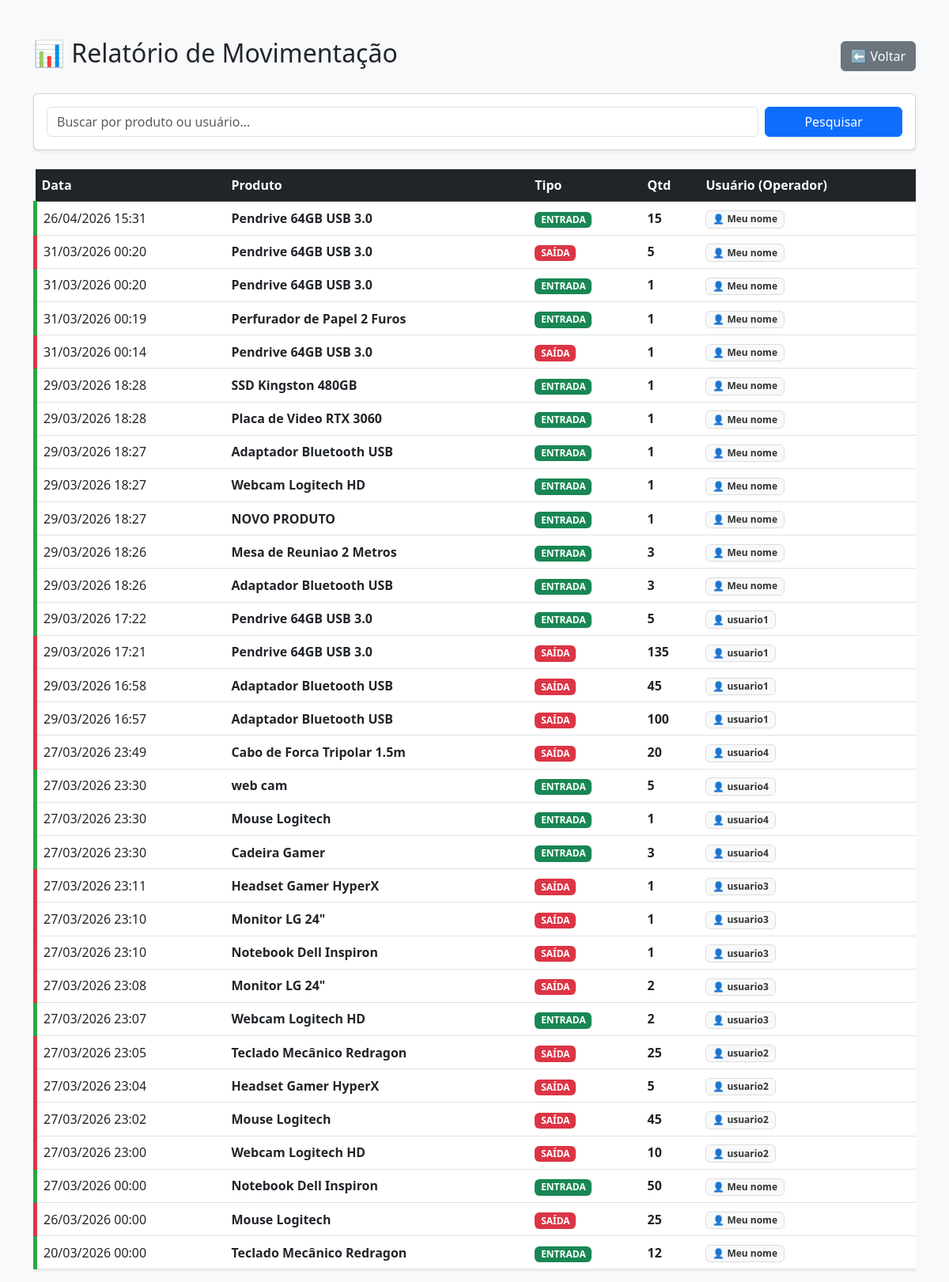
The app's page /public/movimentacao.php (signed in) with its own data.
### tables this page shows
CREATE TABLE IF NOT EXISTS `movimentacoes` (
  `id` int NOT NULL AUTO_INCREMENT,
  `produto_id` int DEFAULT NULL,
  `tipo` enum('entrada','saida') DEFAULT NULL,
  `quantidade` int DEFAULT NULL,
  `data` datetime DEFAULT CURRENT_TIMESTAMP,
  `usuarioid` int NOT NULL,
  PRIMARY KEY (`id`),
  KEY `produto_id` (`produto_id`),
  KEY `fk_movimentacoes_usuarios` (`usuarioid`)
);

CREATE TABLE IF NOT EXISTS `produtos` (
  `id` int NOT NULL AUTO_INCREMENT,
  `nome` varchar(150) NOT NULL,
  `categoria_id` int DEFAULT NULL,
  `fornecedor_id` int DEFAULT NULL,
  `quantidade` int DEFAULT '0',
  `preco` decimal(10,2) DEFAULT NULL,
  `descricao` text,
  `created_at` timestamp NULL DEFAULT CURRENT_TIMESTAMP,
  PRIMARY KEY (`id`),
  KEY `categoria_id` (`categoria_id`),
  KEY `fornecedor_id` (`fornecedor_id`)
);

CREATE TABLE IF NOT EXISTS `usuarios` (
  `id` int NOT NULL AUTO_INCREMENT,
  `nomeusuario` varchar(100) NOT NULL,
  `email` varchar(100) NOT NULL,
  `senha` varchar(255) NOT NULL,
  `failed_attempts` int DEFAULT '0',
  `lock_until` datetime DEFAULT NULL,
  PRIMARY KEY (`id`),
  UNIQUE KEY `email` (`email`),
  KEY `fkusuarioid` (`id`)
);

### public/movimentacao.php (the view, shortened to what this page needs)
<?php
require_once '../src/helpers.php';
$db = new Database();
$pdo = $db->conectar();
$busca = $_GET['busca'] ?? '';
$sql = "SELECT m.id, m.tipo, m.quantidade, m.data,
               p.nome AS produto_nome,
               u.nomeusuario AS operador
        FROM movimentacoes m
        INNER JOIN produtos p ON m.produto_id = p.id
        LEFT JOIN usuarios u ON m.usuarioid = u.id";
try {
    if (!empty($busca)) {
        $sql .= " WHERE p.nome LIKE ? OR u.nomeusuario LIKE ? ORDER BY m.data DESC";
        $stmt = $pdo->prepare($sql);
        $stmt->execute(["%$busca%", "%$busca%"]);
    } else {
        $sql .= " ORDER BY m.data DESC";
        $stmt = $pdo->query($sql);
    }
    $movimentacoes = $stmt->fetchAll(PDO::FETCH_ASSOC);
} catch (PDOException $e) {
    die("Erro Crítico no Sistema: " . $e->getMessage());
}
?>
<!DOCTYPE html>
<html lang="pt-br">
<head>
    <link href="https://cdn.jsdelivr.net/npm/bootstrap@5.3.0/dist/css/bootstrap.min.css" rel="stylesheet">
</head>
<body class="bg-light">
<div class="container mt-5">
    <div class="d-flex justify-content-between align-items-center mb-4">
        <h2>📊 Relatório de Movimentação</h2>
        <a href="produto.php" class="btn btn-secondary">⬅ Voltar</a>
    </div>
    <div class="card mb-4 shadow-sm">
        <div class="card-body">
            <form method="GET" class="row g-2">
                <div class="col-md-10">
                    <input type="text" name="busca" class="form-control"
                           placeholder="Buscar por produto ou usuário..."
                           value="<?= htmlspecialchars($busca) ?>">
                </div>
                <div class="col-md-2">
                    <button class="btn btn-primary w-100">Pesquisar</button>
                </div>
            </form>
        </div>
    </div>
    <div class="table-responsive">
        <table class="table table-hover bg-white shadow-sm align-middle">
            <thead class="table-dark">
                <tr>
                    <th>Data</th>
                    <th>Produto</th>
                    <th>Tipo</th>
                    <th>Qtd</th>
                    <th>Usuário (Operador)</th>
                </tr>
            </thead>
            <tbody>
                <?php if (empty($movimentacoes)): ?>
                <tr>
                    <td colspan="5" class="text-center text-muted p-4">Nenhum registro encontrado.</td>
                </tr>
                <?php else: ?>
                    <?php foreach ($movimentacoes as $m): ?>
                    <tr class="<?= $m['tipo'] == 'entrada' ? 'entrada' : 'saida' ?>">
                        <td><?= date('d/m/Y H:i', strtotime($m['data'])) ?></td>
                        <td><strong><?= htmlspecialchars($m['produto_nome']) ?></strong></td>
                        <td>
                            <?php if ($m['tipo'] == 'entrada'): ?>
                                <span class="badge bg-success">ENTRADA</span>
                            <?php else: ?>
                                <span class="badge bg-danger">SAÍDA</span>
                            <?php endif; ?>
                        </td>
                        <td class="fw-bold"><?= $m['quantidade'] ?></td>
                        <td>
                            <span class="badge badge-user">
                                👤 <?= htmlspecialchars($m['operador'] ?? 'Desconhecido') ?>
                            </span>
                        </td>
                    </tr>
                    <?php endforeach; ?>
                <?php endif; ?>
            </tbody>
        </table>
    </div>
</div>
</body>
</html>

### public/movimentacao.php (style rules this page uses)
.entrada { border-left: 5px solid #28a745; }
.saida { border-left: 5px solid #dc3545; }
.badge-user { background-color: #f8f9fa; color: #333; border: 1px solid #ddd; }

### records on screen
movimentacoes: data "26/04/2026 15:31", produto.nome "Pendrive 64GB USB 3.0", tipo "ENTRADA", quantidade "15", usuarioid.nomeusuario "Meu nome"
movimentacoes: data "31/03/2026 00:20", produto.nome "Pendrive 64GB USB 3.0", tipo "SAÍDA", quantidade "5", usuarioid.nomeusuario "Meu nome"
movimentacoes: data "31/03/2026 00:20", produto.nome "Pendrive 64GB USB 3.0", tipo "ENTRADA", quantidade "1", usuarioid.nomeusuario "Meu nome"
movimentacoes: data "31/03/2026 00:19", produto.nome "Perfurador de Papel 2 Furos", tipo "ENTRADA", quantidade "1", usuarioid.nomeusuario "Meu nome"
movimentacoes: data "31/03/2026 00:14", produto.nome "Pendrive 64GB USB 3.0", tipo "SAÍDA", quantidade "1", usuarioid.nomeusuario "Meu nome"
movimentacoes: data "29/03/2026 18:28", produto.nome "SSD Kingston 480GB", tipo "ENTRADA", quantidade "1", usuarioid.nomeusuario "Meu nome"
movimentacoes: data "29/03/2026 18:28", produto.nome "Placa de Video RTX 3060", tipo "ENTRADA", quantidade "1", usuarioid.nomeusuario "Meu nome"
movimentacoes: data "29/03/2026 18:27", produto.nome "Adaptador Bluetooth USB", tipo "ENTRADA", quantidade "1", usuarioid.nomeusuario "Meu nome"
movimentacoes: data "29/03/2026 18:27", produto.nome "Webcam Logitech HD", tipo "ENTRADA", quantidade "1", usuarioid.nomeusuario "Meu nome"
movimentacoes: data "29/03/2026 18:27", produto.nome "NOVO PRODUTO", tipo "ENTRADA", quantidade "1", usuarioid.nomeusuario "Meu nome"
movimentacoes: data "29/03/2026 18:26", produto.nome "Mesa de Reuniao 2 Metros", tipo "ENTRADA", quantidade "3", usuarioid.nomeusuario "Meu nome"
movimentacoes: data "29/03/2026 18:26", produto.nome "Adaptador Bluetooth USB", tipo "ENTRADA", quantidade "3", usuarioid.nomeusuario "Meu nome"
movimentacoes: data "29/03/2026 17:22", produto.nome "Pendrive 64GB USB 3.0", tipo "ENTRADA", quantidade "5", usuarioid.nomeusuario "usuario1"
movimentacoes: data "29/03/2026 17:21", produto.nome "Pendrive 64GB USB 3.0", tipo "SAÍDA", quantidade "135", usuarioid.nomeusuario "usuario1"
movimentacoes: data "29/03/2026 16:58", produto.nome "Adaptador Bluetooth USB", tipo "SAÍDA", quantidade "45", usuarioid.nomeusuario "usuario1"
movimentacoes: data "29/03/2026 16:57", produto.nome "Adaptador Bluetooth USB", tipo "SAÍDA", quantidade "100", usuarioid.nomeusuario "usuario1"
movimentacoes: data "27/03/2026 23:49", produto.nome "Cabo de Forca Tripolar 1.5m", tipo "SAÍDA", quantidade "20", usuarioid.nomeusuario "usuario4"
movimentacoes: data "27/03/2026 23:30", produto.nome "web cam", tipo "ENTRADA", quantidade "5", usuarioid.nomeusuario "usuario4"
movimentacoes: data "27/03/2026 23:30", produto.nome "Mouse Logitech", tipo "ENTRADA", quantidade "1", usuarioid.nomeusuario "usuario4"
movimentacoes: data "27/03/2026 23:30", produto.nome "Cadeira Gamer", tipo "ENTRADA", quantidade "3", usuarioid.nomeusuario "usuario4"
movimentacoes: data "27/03/2026 23:11", produto.nome "Headset Gamer HyperX", tipo "SAÍDA", quantidade "1", usuarioid.nomeusuario "usuario3"
movimentacoes: data "27/03/2026 23:10", produto.nome "Monitor LG 24\"", tipo "SAÍDA", quantidade "1", usuarioid.nomeusuario "usuario3"
movimentacoes: data "27/03/2026 23:10", produto.nome "Notebook Dell Inspiron", tipo "SAÍDA", quantidade "1", usuarioid.nomeusuario "usuario3"
movimentacoes: data "27/03/2026 23:08", produto.nome "Monitor LG 24\"", tipo "SAÍDA", quantidade "2", usuarioid.nomeusuario "usuario3"
movimentacoes: data "27/03/2026 23:07", produto.nome "Webcam Logitech HD", tipo "ENTRADA", quantidade "2", usuarioid.nomeusuario "usuario3"
movimentacoes: data "27/03/2026 23:05", produto.nome "Teclado Mecânico Redragon", tipo "SAÍDA", quantidade "25", usuarioid.nomeusuario "usuario2"
movimentacoes: data "27/03/2026 23:04", produto.nome "Headset Gamer HyperX", tipo "SAÍDA", quantidade "5", usuarioid.nomeusuario "usuario2"
movimentacoes: data "27/03/2026 23:02", produto.nome "Mouse Logitech", tipo "SAÍDA", quantidade "45", usuarioid.nomeusuario "usuario2"
movimentacoes: data "27/03/2026 23:00", produto.nome "Webcam Logitech HD", tipo "SAÍDA", quantidade "10", usuarioid.nomeusuario "usuario2"
movimentacoes: data "27/03/2026 00:00", produto.nome "Notebook Dell Inspiron", tipo "ENTRADA", quantidade "50", usuarioid.nomeusuario "Meu nome"
movimentacoes: data "26/03/2026 00:00", produto.nome "Mouse Logitech", tipo "SAÍDA", quantidade "25", usuarioid.nomeusuario "Meu nome"
movimentacoes: data "20/03/2026 00:00", produto.nome "Teclado Mecânico Redragon", tipo "ENTRADA", quantidade "12", usuarioid.nomeusuario "Meu nome"
